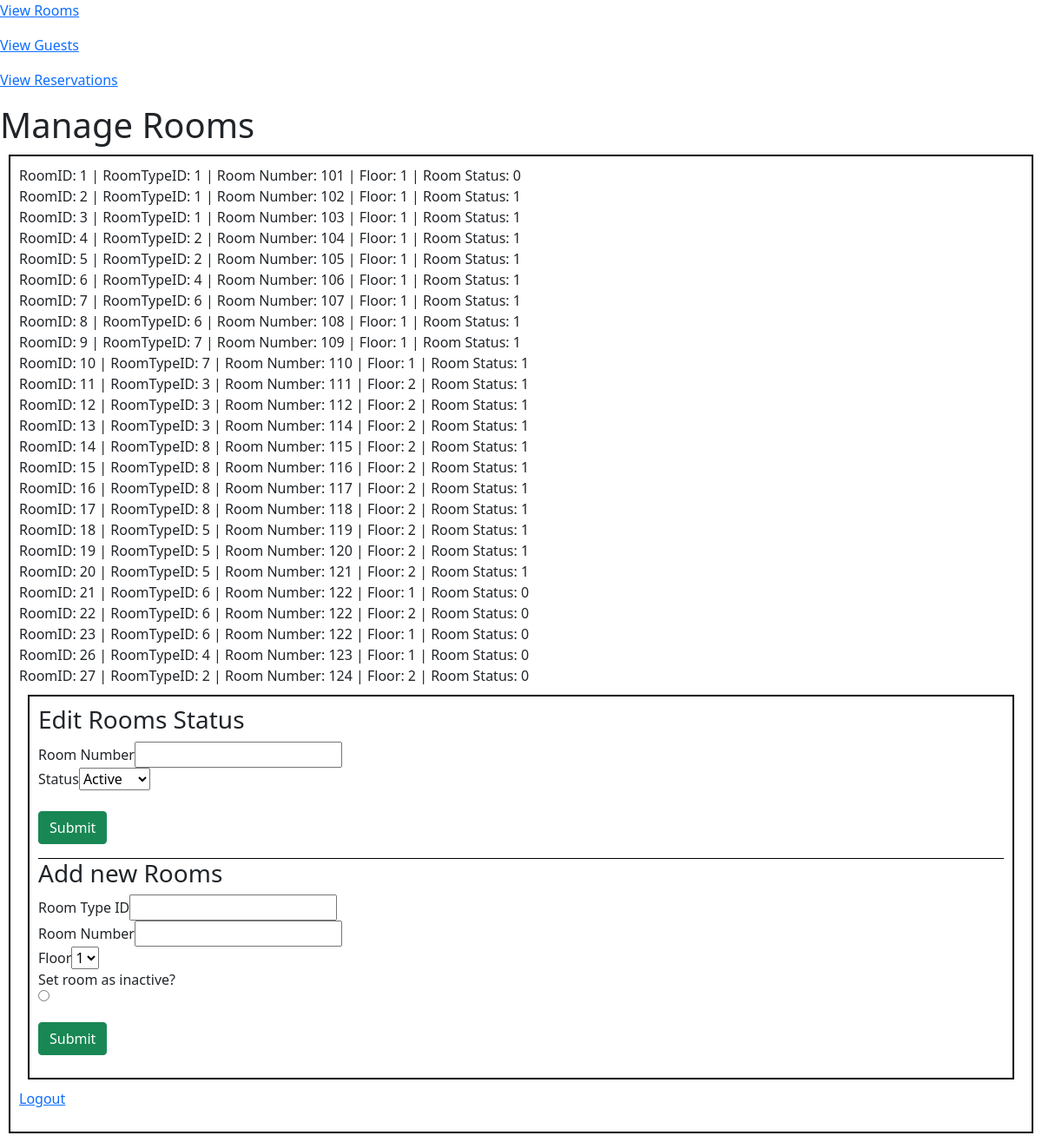
/admin/manage-rooms.php, run on the app's committed database.
### tables this page shows
CREATE TABLE `Rooms` (
  `Room_ID` int(11) NOT NULL,
  `RoomType_ID` smallint(6) NOT NULL,
  `RoomNum` int(11) NOT NULL,
  `Floor` int(11) NOT NULL,
  `RoomStatus` tinyint(1) NOT NULL DEFAULT '1'
);

### admin/manage-rooms.php (the view, shortened to what this page needs)
<html>
  <head>
  <link rel="stylesheet" href="https://cdn.jsdelivr.net/npm/bootstrap@5.1.3/dist/css/bootstrap.min.css">
  </head>
 <p><a href='manage-rooms.php'>View Rooms</a></p>
 <p><a href='manage-guests.php'>View Guests</a></p>
 <p><a href='manage-res.php'>View Reservations</a></p>
    <h1>Manage Rooms</h1>
  <div style="border:2px solid black; padding:10px; margin:10px;">
  <?php
    require_once '../config/connect.php';
    $sql = "select * from Rooms";
    $statement = $pdo->query($sql);
    while($row = $statement->fetch(PDO::FETCH_ASSOC)){
      echo "RoomID: " . $row["Room_ID"] . "\n | \n" . "RoomTypeID: " . $row["RoomType_ID"] . "\n | \n" . "Room Number: " . $row["RoomNum"] . "\n | \n" . "Floor: " . $row["Floor"] . "\n | \n" . "Room Status: " . $row["RoomStatus"] . "<br>";
    }
  ?>
  <div style="border:2px solid black; padding:10px; margin:10px;">
    <h3>Edit Rooms Status</h3>
      <form action = "edit-rooms.php" method=GET>
        <label>Room Number</label><input type=number name=roomnum><br>
        <label>Status</label><select name="roomstatus">
          <option value=1>Active</option>
        </select><br><br>
        <input class="btn btn-success" type="submit" value="Submit"><br>
      </form>
      <h3 style="border-top:1px solid black">Add new Rooms</h3>
      <form action="add-room.php" method=POST>
        <label>Room Type ID</label><input type=number name="roomtype_id"><br>
        <label>Room Number</label><input type=number name=roomnum><br>
        <label>Floor</label><select name="floor">
        <option value=1>1</option>
        </select><br>
        <label>Set room as inactive?</label><br><input type=radio name=roomstatus value=on><br><br>
        <input class="btn btn-success" type="submit" value="Submit">
      </form>
  </div>
  <p><a href='../logout.php'>Logout</a></p>
</html>

### data on the page
rooms: Room_ID "1", RoomType_ID "1", RoomNum "101", Floor "1", RoomStatus "0"
rooms: Room_ID "2", RoomType_ID "1", RoomNum "102", Floor "1", RoomStatus "1"
rooms: Room_ID "3", RoomType_ID "1", RoomNum "103", Floor "1", RoomStatus "1"
rooms: Room_ID "4", RoomType_ID "2", RoomNum "104", Floor "1", RoomStatus "1"
rooms: Room_ID "5", RoomType_ID "2", RoomNum "105", Floor "1", RoomStatus "1"
rooms: Room_ID "6", RoomType_ID "4", RoomNum "106", Floor "1", RoomStatus "1"
rooms: Room_ID "7", RoomType_ID "6", RoomNum "107", Floor "1", RoomStatus "1"
rooms: Room_ID "8", RoomType_ID "6", RoomNum "108", Floor "1", RoomStatus "1"
rooms: Room_ID "9", RoomType_ID "7", RoomNum "109", Floor "1", RoomStatus "1"
rooms: Room_ID "10", RoomType_ID "7", RoomNum "110", Floor "1", RoomStatus "1"
rooms: Room_ID "11", RoomType_ID "3", RoomNum "111", Floor "2", RoomStatus "1"
rooms: Room_ID "12", RoomType_ID "3", RoomNum "112", Floor "2", RoomStatus "1"
rooms: Room_ID "13", RoomType_ID "3", RoomNum "114", Floor "2", RoomStatus "1"
rooms: Room_ID "14", RoomType_ID "8", RoomNum "115", Floor "2", RoomStatus "1"
rooms: Room_ID "15", RoomType_ID "8", RoomNum "116", Floor "2", RoomStatus "1"
rooms: Room_ID "16", RoomType_ID "8", RoomNum "117", Floor "2", RoomStatus "1"
rooms: Room_ID "17", RoomType_ID "8", RoomNum "118", Floor "2", RoomStatus "1"
rooms: Room_ID "18", RoomType_ID "5", RoomNum "119", Floor "2", RoomStatus "1"
rooms: Room_ID "19", RoomType_ID "5", RoomNum "120", Floor "2", RoomStatus "1"
rooms: Room_ID "20", RoomType_ID "5", RoomNum "121", Floor "2", RoomStatus "1"
rooms: Room_ID "21", RoomType_ID "6", RoomNum "122", Floor "1", RoomStatus "0"
rooms: Room_ID "22", RoomType_ID "6", RoomNum "122", Floor "2", RoomStatus "0"
rooms: Room_ID "23", RoomType_ID "6", RoomNum "122", Floor "1", RoomStatus "0"
rooms: Room_ID "26", RoomType_ID "4", RoomNum "123", Floor "1", RoomStatus "0"
rooms: Room_ID "27", RoomType_ID "2", RoomNum "124", Floor "2", RoomStatus "0"
